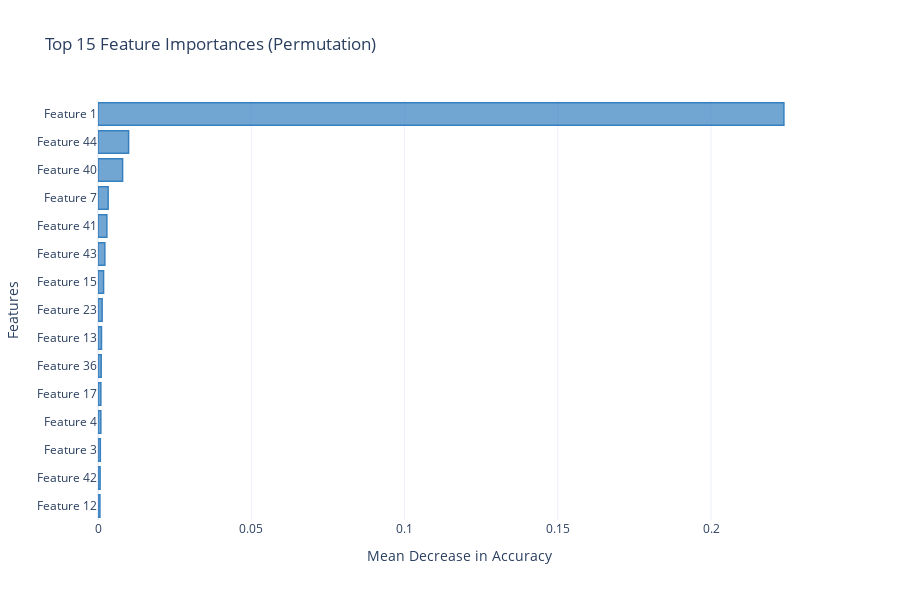

Notebook code for this chart:
### Code cell
fig.write_image("Permutation_Feature_Importance_Plotly.png", scale=2)
fig.show()

### Figure 1 — Plotly figure (JSON) as saved in the notebook; plotly's stock layout.template omitted (floating-point values rounded to 4 significant figures)
{"data": [{"marker": {"color": "rgba(55, 128, 191, 0.7)", "line": {"color": "rgba(55, 128, 191, 1.0)", "width": 1.5}}, "orientation": "h", "type": "bar", "x": [0.0006234, 0.0006819, 0.0007604, 0.0009305, 0.0009326, 0.001045, 0.00114, 0.001353, 0.00182, 0.002234, 0.002893, 0.003315, 0.008032, 0.009986, 0.2238], "y": ["Feature 12", "Feature 42", "Feature 3", "Feature 4", "Feature 17", "Feature 36", "Feature 13", "Feature 23", "Feature 15", "Feature 43", "Feature 41", "Feature 7", "Feature 40", "Feature 44", "Feature 1"]}], "layout": {"height": 600, "title": {"text": "Top 15 Feature Importances (Permutation)"}, "xaxis": {"title": {"text": "Mean Decrease in Accuracy"}}, "yaxis": {"title": {"text": "Features"}}}}
